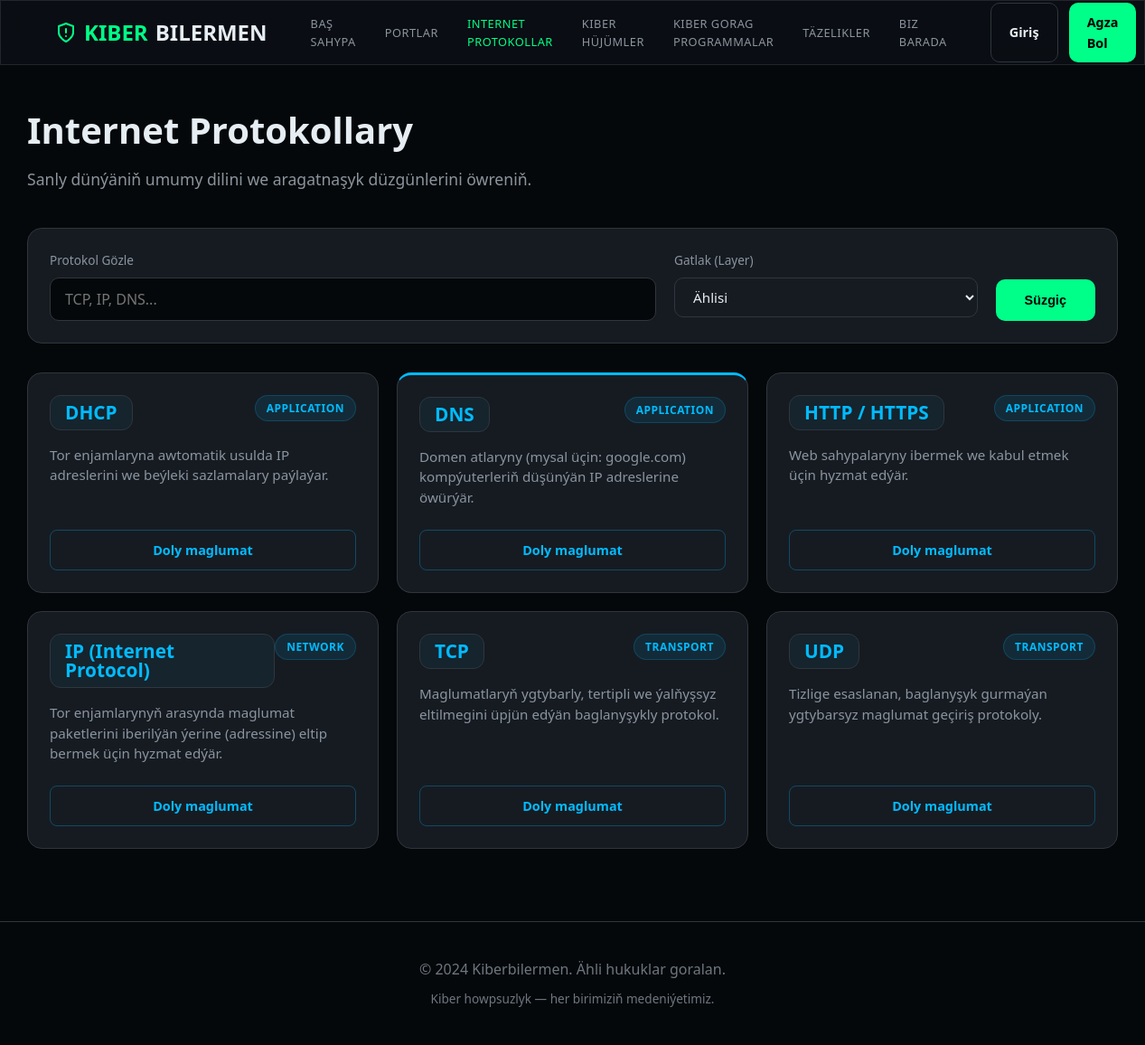
The app's page /protocols/ with its own data.
### protocols/models.py (models this page shows, shortened)
class Protocol(models.Model):
    name = models.CharField(max_length=32, unique=True, verbose_name="Ady")
    category = models.ForeignKey(
        ProtocolCategory,
        on_delete=models.SET_NULL,
        null=True,
        blank=True,
        verbose_name="Kategoriýasy",
        related_name="protocols"
    )
    purpose = models.TextField(verbose_name="Maksady")
    how_it_works = models.TextField(verbose_name="Nähili işleýär?")
    real_world_use = models.TextField(blank=True, verbose_name="Amaly ulanylyşy")
    security_notes = models.TextField(blank=True, verbose_name="Howpsuzlyk bellikleri")
    highlight_dns = models.BooleanField(
        default=False,
        help_text="DNS-i sahypada has aýdyň görkezmek üçin işlediň.",
        verbose_name="DNS aýratynlygy"
    )
    class Meta:
        ordering = ["category", "name"]
        verbose_name = "Protokol"
        verbose_name_plural = "Protokollar"

class ProtocolCategory(models.Model):
    name = models.CharField(max_length=64, verbose_name="Ady")
    class Meta:
        verbose_name = "Protokol kategoriýasy"
        verbose_name_plural = "Protokol kategoriýalary"

### protocols/views.py (the view)
# urls.py: path("", views.protocol_list, name="list"),
def protocol_list(request):
    protocols = Protocol.objects.all()
    category_id = request.GET.get("category")
    query = request.GET.get("q")
    if category_id:
        protocols = protocols.filter(category_id=category_id)
    if query:
        protocols = protocols.filter(name__icontains=query)
    return render(
        request,
        "protocols/protocol_list.html",
        {
            "protocols": protocols,
            "categories": ProtocolCategory.objects.all(),
            "selected_category": category_id or "",
            "q": query or "",
        },
    )

### protocols/templates/protocols/protocol_list.html (shortened to what this page needs)
{% extends "base.html" %}
{% block content %}
<div class="header-section" style="margin-bottom: 40px;">
    <h1 style="font-size: 2.5rem; margin-bottom: 8px;">Internet Protokollary</h1>
    <p style="color: var(--text-muted); font-size: 1.1rem;">Sanly dünýäniň umumy dilini we aragatnaşyk düzgünlerini öwreniň.</p>
</div>
<div class="card glass filter-bar" style="padding: 24px;">
    <form method="get" style="width: 100%; display: flex; flex-wrap: wrap; gap: 20px; flex-direction: row;">
        <div class="filter-group" style="flex: 2;">
            <label for="q">Protokol Gözle</label>
            <input type="text" name="q" id="q" value="{{ q }}" placeholder="TCP, IP, DNS..." style="width: 100%;">
        </div>
        <div class="filter-group">
            <label for="category">Gatlak (Layer)</label>
            <select name="category" id="category">
                <option value="">Ählisi</option>
            </select>
        </div>
        <div style="display: flex; align-items: flex-end;">
            <button type="submit" class="btn btn-primary" style="height: 46px; padding: 0 32px;">Süzgiç</button>
        </div>
    </form>
</div>
<div class="port-grid">
    {% if protocols %}
        {% for p in protocols %}
            <div class="card glass port-item-card" {% if p.highlight_dns %}style="border-top: 3px solid var(--secondary);"{% endif %}>
                <div>
                    <div class="port-item-header">
                        <div class="port-number-box" style="background: rgba(0, 187, 255, 0.05);">
                            <h2 style="font-size: 1.3rem; color: var(--secondary);">{{ p.name }}</h2>
                        </div>
                        <span class="badge badge-registered">
                            {{ p.category.name }}
                        </span>
                    </div>
                    <div class="port-item-content">
                        <p style="font-size: 0.95rem; line-height: 1.5;">{{ p.purpose|truncatewords:25 }}</p>
                    </div>
                </div>
                <div style="margin-top: 24px;">
                    <a href="{% url 'protocols:detail' p.pk %}" class="btn btn-outline" style="width: 100%; border-radius: 8px; border-color: rgba(0, 187, 255, 0.3); color: var(--secondary);">Doly maglumat</a>
                </div>
            </div>
        {% endfor %}
    {% endif %}
</div>
{% endblock %}

### static/css/index.css (style rules this page uses)
:root { --bg-deep: #05080a; --bg-base: #0d1117; --bg-surface: #161b22; --bg-surface-half: rgba(22, 27, 34, 0.5); --primary: #00ff88; --primary-glow: rgba(0, 255, 136, 0.3); --secondary: #00bbff; --secondary-glow: rgba(0, 187, 255, 0.3); --text-main: #e6edf3; --text-muted: #8b949e; --text-dim: #6e7681; --border-main: #30363d; --border-hover: #484f58; --danger: #ff4b4b; --success: #00ff88; --warning: #ffcc00; --transition-fast: 0.2s cubic-bezier(0.4, 0, 0.2, 1); --transition-base: 0.3s cubic-bezier(0.4, 0, 0.2, 1); --glass-bg: rgba(13, 17, 23, 0.7); --glass-border: rgba(255, 255, 255, 0.1); --shadow-sm: 0 4px 6px -1px rgba(0, 0, 0, 0.3); --shadow-md: 0 10px 15px -3px rgba(0, 0, 0, 0.5); }
* { box-sizing: border-box; margin: 0; padding: 0; }
body { font-family: system-ui, -apple-system, 'Segoe UI', Roboto, Helvetica, Arial, sans-serif, 'Apple Color Emoji', 'Segoe UI Emoji'; background-color: var(--bg-deep); color: var(--text-main); line-height: 1.6; min-height: 100vh; overflow-x: hidden; }
.glass { background: var(--glass-bg); backdrop-filter: blur(12px); -webkit-backdrop-filter: blur(12px); border: 1px solid var(--glass-border); }
.card { background: var(--bg-surface); border: 1px solid var(--border-main); border-radius: 16px; padding: 24px; transition: var(--transition-base); }
.btn { padding: 10px 20px; border-radius: 10px; font-weight: 600; font-size: 0.9rem; cursor: pointer; transition: var(--transition-base); text-decoration: none; display: inline-flex; align-items: center; justify-content: center; }
.btn-primary { background: var(--primary); color: #000; border: none; }
.btn-outline { background: transparent; border: 1px solid var(--border-main); color: var(--text-main); }
form { display: flex; flex-direction: column; gap: 20px; }
input { background: var(--bg-deep); border: 1px solid var(--border-main); padding: 12px 16px; border-radius: 10px; color: var(--text-main); font-family: inherit; font-size: 1rem; transition: var(--transition-fast); }
.badge { padding: 4px 12px; border-radius: 20px; font-size: 0.75rem; font-weight: 600; text-transform: uppercase; letter-spacing: 0.5px; display: inline-flex; align-items: center; gap: 4px; }
.badge-registered { background: rgba(0, 187, 255, 0.1); color: var(--secondary); border: 1px solid rgba(0, 187, 255, 0.2); }
.filter-bar { display: flex; flex-wrap: wrap; gap: 16px; align-items: flex-end; margin-bottom: 32px; }
.filter-group { display: flex; flex-direction: column; gap: 8px; flex: 1; min-width: 200px; }
.filter-group label { font-size: 0.85rem; font-weight: 500; color: var(--text-muted); }
select { background: var(--bg-surface); border: 1px solid var(--border-main); color: var(--text-main); padding: 10px 16px; border-radius: 10px; font-family: inherit; font-size: 0.95rem; cursor: pointer; transition: var(--transition-fast); }
.port-grid { display: grid; grid-template-columns: repeat(auto-fill, minmax(350px, 1fr)); gap: 20px; }
.port-item-card { display: flex; flex-direction: column; justify-content: space-between; }
.port-item-header { display: flex; justify-content: space-between; align-items: flex-start; margin-bottom: 16px; }
.port-number-box { background: var(--bg-deep); padding: 8px 16px; border-radius: 12px; border: 1px solid var(--border-main); }
.port-number-box h2 { font-size: 1.5rem; color: var(--primary); line-height: 1; }
.port-item-content p { font-size: 0.9rem; color: var(--text-muted); }

### records on screen
Protocol: name "DHCP", category.name "APPLICATION", purpose "Tor enjamlaryna awtomatik usulda IP adreslerini we beýleki sazlamalary paýlaýar."
Protocol: name "DNS", category.name "APPLICATION", purpose "Domen atlaryny (mysal üçin: google.com) kompýuterleriň düşünýän IP adreslerine öwürýär."
Protocol: name "HTTP / HTTPS", category.name "APPLICATION", purpose "Web sahypalaryny ibermek we kabul etmek üçin hyzmat edýär."
Protocol: name "IP (Internet Protocol)", category.name "NETWORK", purpose "Tor enjamlarynyň arasynda maglumat paketlerini iberilýän ýerine (adressine) eltip bermek üçin hyzmat edýär."
Protocol: name "TCP", category.name "TRANSPORT", purpose "Maglumatlaryň ygtybarly, tertipli we ýalňyşsyz eltilmegini üpjün edýän baglanyşykly protokol."
Protocol: name "UDP", category.name "TRANSPORT", purpose "Tizlige esaslanan, baglanyşyk gurmaýan ygtybarsyz maglumat geçiriş protokoly."
